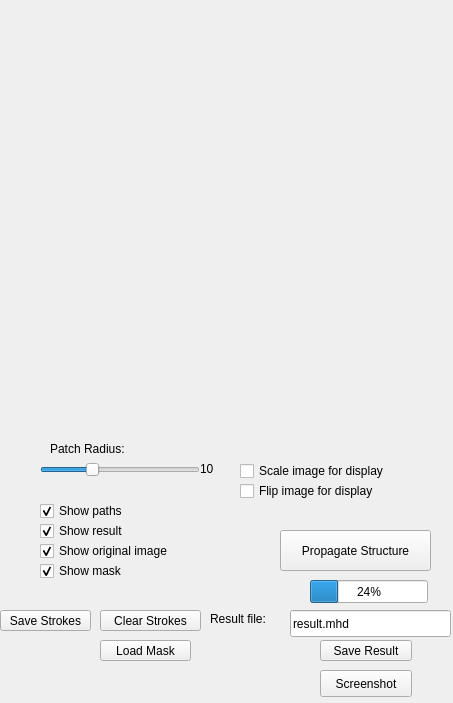
<?xml version="1.0" encoding="UTF-8"?>
<ui version="4.0">
 <class>InnerWidget</class>
 <widget class="QWidget" name="InnerWidget">
  <property name="geometry">
   <rect>
    <x>0</x>
    <y>0</y>
    <width>453</width>
    <height>703</height>
   </rect>
  </property>
  <property name="windowTitle">
   <string>Form</string>
  </property>
  <widget class="QProgressBar" name="progressBar">
   <property name="geometry">
    <rect>
     <x>310</x>
     <y>580</y>
     <width>118</width>
     <height>23</height>
    </rect>
   </property>
   <property name="value">
    <number>24</number>
   </property>
  </widget>
  <widget class="QCheckBox" name="chkShowResult">
   <property name="geometry">
    <rect>
     <x>40</x>
     <y>520</y>
     <width>111</width>
     <height>22</height>
    </rect>
   </property>
   <property name="text">
    <string>Show result</string>
   </property>
   <property name="checked">
    <bool>true</bool>
   </property>
  </widget>
  <widget class="QLabel" name="lblPatchRadius">
   <property name="geometry">
    <rect>
     <x>200</x>
     <y>460</y>
     <width>31</width>
     <height>17</height>
    </rect>
   </property>
   <property name="text">
    <string>10</string>
   </property>
  </widget>
  <widget class="QCheckBox" name="chkShowPaths">
   <property name="geometry">
    <rect>
     <x>40</x>
     <y>500</y>
     <width>121</width>
     <height>22</height>
    </rect>
   </property>
   <property name="text">
    <string>Show paths</string>
   </property>
   <property name="checked">
    <bool>true</bool>
   </property>
  </widget>
  <widget class="QPushButton" name="btnLoadMask">
   <property name="geometry">
    <rect>
     <x>100</x>
     <y>640</y>
     <width>91</width>
     <height>21</height>
    </rect>
   </property>
   <property name="text">
    <string>Load Mask</string>
   </property>
  </widget>
  <widget class="QSlider" name="sldPatchRadius">
   <property name="geometry">
    <rect>
     <x>40</x>
     <y>460</y>
     <width>160</width>
     <height>19</height>
    </rect>
   </property>
   <property name="minimum">
    <number>1</number>
   </property>
   <property name="maximum">
    <number>30</number>
   </property>
   <property name="value">
    <number>10</number>
   </property>
   <property name="orientation">
    <enum>Qt::Horizontal</enum>
   </property>
  </widget>
  <widget class="QCheckBox" name="chkScale">
   <property name="geometry">
    <rect>
     <x>240</x>
     <y>460</y>
     <width>191</width>
     <height>22</height>
    </rect>
   </property>
   <property name="text">
    <string>Scale image for display</string>
   </property>
  </widget>
  <widget class="QPushButton" name="btnPropagate">
   <property name="geometry">
    <rect>
     <x>280</x>
     <y>530</y>
     <width>151</width>
     <height>41</height>
    </rect>
   </property>
   <property name="text">
    <string>Propagate Structure</string>
   </property>
  </widget>
  <widget class="QPushButton" name="btnClearStrokes">
   <property name="geometry">
    <rect>
     <x>100</x>
     <y>610</y>
     <width>101</width>
     <height>21</height>
    </rect>
   </property>
   <property name="text">
    <string>Clear Strokes</string>
   </property>
  </widget>
  <widget class="QLabel" name="label_2">
   <property name="geometry">
    <rect>
     <x>50</x>
     <y>440</y>
     <width>91</width>
     <height>17</height>
    </rect>
   </property>
   <property name="text">
    <string>Patch Radius:</string>
   </property>
  </widget>
  <widget class="QCheckBox" name="chkFlip">
   <property name="geometry">
    <rect>
     <x>240</x>
     <y>480</y>
     <width>171</width>
     <height>22</height>
    </rect>
   </property>
   <property name="text">
    <string>Flip image for display</string>
   </property>
  </widget>
  <widget class="QPushButton" name="btnSaveStrokes">
   <property name="geometry">
    <rect>
     <x>0</x>
     <y>610</y>
     <width>91</width>
     <height>21</height>
    </rect>
   </property>
   <property name="toolTip">
    <string>The foreground and background pixels will be saved as binary images in X_Foreground.png and X_Background.png where X is specified in the file save diaglog.</string>
   </property>
   <property name="text">
    <string>Save Strokes</string>
   </property>
  </widget>
  <widget class="QLabel" name="label_3">
   <property name="geometry">
    <rect>
     <x>210</x>
     <y>610</y>
     <width>71</width>
     <height>17</height>
    </rect>
   </property>
   <property name="text">
    <string>Result file:</string>
   </property>
  </widget>
  <widget class="QLineEdit" name="txtResult">
   <property name="geometry">
    <rect>
     <x>290</x>
     <y>610</y>
     <width>161</width>
     <height>27</height>
    </rect>
   </property>
   <property name="text">
    <string>result.mhd</string>
   </property>
  </widget>
  <widget class="QVTKWidget" name="qvtkWidget">
   <property name="geometry">
    <rect>
     <x>8</x>
     <y>51</y>
     <width>437</width>
     <height>371</height>
    </rect>
   </property>
  </widget>
  <widget class="QCheckBox" name="chkShowOriginal">
   <property name="geometry">
    <rect>
     <x>40</x>
     <y>540</y>
     <width>161</width>
     <height>22</height>
    </rect>
   </property>
   <property name="text">
    <string>Show original image</string>
   </property>
   <property name="checked">
    <bool>true</bool>
   </property>
  </widget>
  <widget class="QCheckBox" name="chkShowMask">
   <property name="geometry">
    <rect>
     <x>40</x>
     <y>560</y>
     <width>121</width>
     <height>22</height>
    </rect>
   </property>
   <property name="text">
    <string>Show mask</string>
   </property>
   <property name="checked">
    <bool>true</bool>
   </property>
  </widget>
  <widget class="QPushButton" name="btnSaveResult">
   <property name="geometry">
    <rect>
     <x>320</x>
     <y>640</y>
     <width>92</width>
     <height>21</height>
    </rect>
   </property>
   <property name="text">
    <string>Save Result</string>
   </property>
  </widget>
  <widget class="QPushButton" name="btnScreenshot">
   <property name="geometry">
    <rect>
     <x>320</x>
     <y>670</y>
     <width>92</width>
     <height>27</height>
    </rect>
   </property>
   <property name="text">
    <string>Screenshot</string>
   </property>
  </widget>
 </widget>
 <customwidgets>
  <customwidget>
   <class>QVTKWidget</class>
   <extends>QWidget</extends>
   <header>QVTKWidget.h</header>
  </customwidget>
 </customwidgets>
 <resources/>
 <connections>
  <connection>
   <sender>sldPatchRadius</sender>
   <signal>valueChanged(int)</signal>
   <receiver>lblPatchRadius</receiver>
   <slot>setNum(int)</slot>
   <hints>
    <hint type="sourcelabel">
     <x>87</x>
     <y>743</y>
    </hint>
    <hint type="destinationlabel">
     <x>197</x>
     <y>742</y>
    </hint>
   </hints>
  </connection>
 </connections>
</ui>
